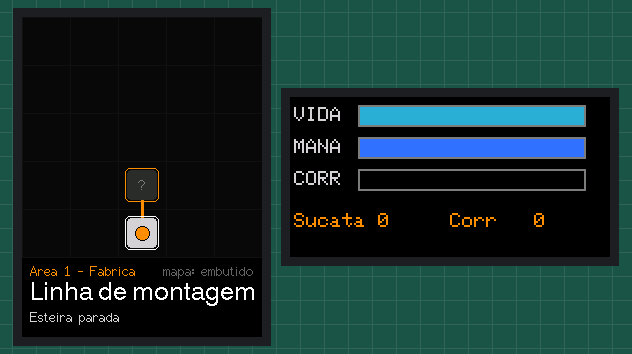
Bench run of a sketch on a simulated ESP32-S3. Parts: 240×320 colour display, 160×80 colour display. Storage starts empty; random numbers use the default seed unless the sketch sets one; what the sketch prints to the serial monitor is not drawn.

Above: at 1.4 s.

The sketch:

t4_mapa_v.ino
```cpp
// ============================================================================
// RUÍDO — uma MIXTAPE de terror
// TESTE 4 · MAPA DE SALAS COM NÉVOA (Placa V)
// Na Placa E continue usando o t3_placa_e.ino (ele já manda os botões e
// mostra no LCD o que a Placa V responder).
//
// Controles (Placa E):
//   CIMA / BAIXO / girar o encoder -> escolhe a saída
//   OK / apertar o encoder         -> anda pela saída escolhida
//   MENU                           -> +10 de Corrupção (teste da barra)
//   VOLTAR (segurar 2 s)           -> recomeça o mapa
//
// Mapa: lê /mapas/area1.json do SD. Sem SD, usa o mapa embutido abaixo.
// Arduino IDE: ESP32S3 Dev Module · Flash 16MB · PSRAM OPI
// Biblioteca: ArduinoJson (Benoit Blanchon), versão 7
// ============================================================================

#include <WiFi.h>
#include <esp_now.h>
#include <esp_wifi.h>
#include <SPI.h>
#include <SD.h>
#include <ArduinoJson.h>
#define LGFX_USE_V1
#include <LovyanGFX.hpp>

// --- MATRIZ DE PINOS DA PLACA V ---------------------------------------------
#define PINO_SCL   12
#define PINO_SDA   11
#define PINO_MISO  13
#define T20_CS     10
#define T20_DC      9
#define T20_RST     8
#define T20_BLK     7
#define T09_CS      6
#define T09_DC      5
#define T09_RST     4
#define SD_CS      14
#define LED_PLACA  48
#define SPI_FREQ_TELAS 27000000

#define CANAL_RADIO 1
uint8_t macPlacaE[] = {0xA4, 0xCB, 0x8F, 0xD3, 0x4F, 0x00};

// --- MENSAGEM (igual nas duas placas) ---------------------------------------
enum TipoMsg : uint8_t { MSG_PING = 1, MSG_BOTAO = 2, MSG_LCD = 3, MSG_CLIMA = 4 };
enum Botao   : uint8_t { B_MENU, B_CIMA, B_BAIXO, B_OK, B_VOLTAR, B_ENC_SW, B_ENC_GIRO };
enum Acao    : uint8_t { CLIQUE = 0, SEGUROU = 1 };

typedef struct __attribute__((packed)) {
  uint8_t  tipo;
  uint8_t  botao;
  uint8_t  acao;
  int8_t   giro;
  float    temperatura;
  float    umidade;
  char     linha1[17];
  char     linha2[17];
  uint32_t contador;
} Mensagem;

// --- MAPA EMBUTIDO (igual ao /mapas/area1.json) -----------------------------
const char MAPA_PADRAO[] PROGMEM = R"json(
{
  "area": 1,
  "nome": "Fabrica",
  "inicio": 0,
  "salas": [
    { "id": 0, "x": 2, "y": 4, "tipo": "inicio",  "nome": "Linha de montagem", "texto": "Esteira parada",   "saidas": { "n": 1 } },
    { "id": 1, "x": 2, "y": 3, "tipo": "vazio",   "nome": "Corredor de graxa", "texto": "Cheiro de oleo",   "saidas": { "s": 0, "o": 2, "l": 3, "n": 5 } },
    { "id": 2, "x": 1, "y": 3, "tipo": "inimigo", "nome": "Deposito",          "texto": "Rato-Fio a vista", "saidas": { "l": 1, "n": 4 } },
    { "id": 3, "x": 3, "y": 3, "tipo": "bau",     "nome": "Almoxarifado",      "texto": "Um bau velho",     "saidas": { "o": 1 } },
    { "id": 4, "x": 1, "y": 2, "tipo": "altar",   "nome": "Capela do turno",   "texto": "Altar de sucata",  "saidas": { "s": 2, "n": 6 } },
    { "id": 5, "x": 2, "y": 2, "tipo": "porta",   "nome": "Portao de carga",   "texto": "Portao aberto",    "saidas": { "s": 1, "n": 7 }, "tranca": true },
    { "id": 6, "x": 1, "y": 1, "tipo": "chave",   "nome": "Vestiario",         "texto": "Armario aberto",   "saidas": { "s": 4 } },
    { "id": 7, "x": 2, "y": 1, "tipo": "vazio",   "nome": "Esteira norte",     "texto": "Vozes ao norte..", "saidas": { "s": 5, "n": 8, "l": 9 } },
    { "id": 8, "x": 2, "y": 0, "tipo": "chefe",   "nome": "Sala da Esteira",   "texto": "ESTEIRA-MAE!",     "saidas": { "s": 7 } },
    { "id": 9, "x": 3, "y": 1, "tipo": "inimigo", "nome": "Prensas",           "texto": "Prensa Viva!",     "saidas": { "o": 7 } }
  ]
}
)json";

// --- TELA 2.0" ST7789 (240x320) ---------------------------------------------
class TelaGrande : public lgfx::LGFX_Device {
  lgfx::Panel_ST7789 _panel;
  lgfx::Bus_SPI      _bus;
  lgfx::Light_PWM    _luz;
public:
  TelaGrande() {
    { auto c = _bus.config();
      c.spi_host   = SPI2_HOST;
      c.spi_mode   = 0;
      c.freq_write = SPI_FREQ_TELAS;
      c.freq_read  = 16000000;
      c.spi_3wire  = false;
      c.use_lock   = true;
      c.dma_channel = SPI_DMA_CH_AUTO;
      c.pin_sclk = PINO_SCL;
      c.pin_mosi = PINO_SDA;
      c.pin_miso = PINO_MISO;
      c.pin_dc   = T20_DC;
      _bus.config(c);
      _panel.setBus(&_bus); }
    { auto c = _panel.config();
      c.pin_cs   = T20_CS;
      c.pin_rst  = T20_RST;
      c.pin_busy = -1;
      c.panel_width  = 240;
      c.panel_height = 320;
      c.offset_x = 0;
      c.offset_y = 0;
      c.readable   = false;
      c.invert     = true;    // IPS: se as cores saírem invertidas, troque para false
      c.rgb_order  = false;   // se vermelho e azul trocarem, troque para true
      c.bus_shared = true;    // divide o SPI com a outra tela e o SD
      _panel.config(c); }
    { auto c = _luz.config();
      c.pin_bl = T20_BLK;
      c.invert = false;
      c.freq   = 12000;
      c.pwm_channel = 7;
      _luz.config(c);
      _panel.setLight(&_luz); }
    setPanel(&_panel);
  }
};

// --- TELA 0.96" ST7735S (80x160) --------------------------------------------
class TelaPequena : public lgfx::LGFX_Device {
  lgfx::Panel_ST7735S _panel;
  lgfx::Bus_SPI       _bus;
public:
  TelaPequena() {
    { auto c = _bus.config();
      c.spi_host   = SPI2_HOST;
      c.spi_mode   = 0;
      c.freq_write = SPI_FREQ_TELAS;
      c.freq_read  = 16000000;
      c.spi_3wire  = false;
      c.use_lock   = true;
      c.dma_channel = SPI_DMA_CH_AUTO;
      c.pin_sclk = PINO_SCL;
      c.pin_mosi = PINO_SDA;
      c.pin_miso = PINO_MISO;
      c.pin_dc   = T09_DC;
      _bus.config(c);
      _panel.setBus(&_bus); }
    { auto c = _panel.config();
      c.pin_cs   = T09_CS;
      c.pin_rst  = T09_RST;
      c.pin_busy = -1;
      c.panel_width   = 80;
      c.panel_height  = 160;
      c.memory_width  = 132;
      c.memory_height = 162;
      c.offset_x = 24;        // valores do driver Adafruit MINI160x80; confira no t5_calibrar_telas
      c.offset_y = 0;
      c.readable   = false;
      c.invert     = false;
      c.rgb_order  = true;
      c.bus_shared = true;
      _panel.config(c); }
    setPanel(&_panel);
  }
};

TelaGrande  grande;
TelaPequena pequena;
LGFX_Sprite quadro(&grande);

// --- CORES (RGB565) -------------------------------------------------------------
#define COR_LARANJA   0xFC60   // MIXTAPE #FF9800
#define COR_NEVOA     0x2965   // sala vista mas não visitada
#define COR_CORREDOR  0x52AA
#define COR_FUNDO     0x0841

// --- ESTRUTURA DO MAPA ---------------------------------------------------------
#define MAX_SALAS 32
enum Dir : uint8_t { D_OESTE, D_NORTE, D_LESTE, D_SUL };   // ordem das saídas no LCD
const char SIMBOLO[4] = { '<', '^', '>', 'v' };
const char* CHAVE_DIR[4] = { "o", "n", "l", "s" };

struct Sala {
  int8_t x, y;
  char tipo[10];
  char nome[24];
  char texto[17];
  int8_t saida[4];           // id da sala vizinha ou -1
  bool tranca;
  bool visitada;
  bool resolvida;            // baú aberto, chave pega, etc.
};
Sala salas[MAX_SALAS];
uint8_t qtdSalas = 0;
char nomeArea[24] = "";
int8_t salaAtual = 0, salaInicio = 0;
uint8_t saidaEscolhida = 0;  // índice dentro da lista de saídas existentes

// --- JOGADOR (valores de teste) -------------------------------------------------
int vida = 40, vidaMax = 40, mana = 10, manaMax = 10, corrupcao = 0, sucata = 0;
bool temChave = false;
char evento[17] = "";        // linha 2 do LCD

bool sdOk = false;
bool mapaDoSd = false;

// --- RÁDIO ---------------------------------------------------------------------
#define TAM_FILA 16
Mensagem fila[TAM_FILA];
volatile uint8_t filaIni = 0, filaFim = 0;
portMUX_TYPE trava = portMUX_INITIALIZER_UNLOCKED;
volatile uint32_t ultimoContatoE = 0;

void ledPlaca(uint8_t r, uint8_t g, uint8_t b) { rgbLedWrite(LED_PLACA, r, g, b); }

#if ESP_IDF_VERSION >= ESP_IDF_VERSION_VAL(5, 5, 0)
void aoEnviar(const esp_now_send_info_t* info, esp_now_send_status_t status) {}
#else
void aoEnviar(const uint8_t* mac, esp_now_send_status_t status) {}
#endif

void aoReceber(const esp_now_recv_info_t* info, const uint8_t* dados, int tam) {
  if (tam != sizeof(Mensagem) || memcmp(info->src_addr, macPlacaE, 6) != 0) return;
  ultimoContatoE = millis();
  portENTER_CRITICAL(&trava);
  uint8_t prox = (filaFim + 1) % TAM_FILA;
  if (prox != filaIni) { memcpy(&fila[filaFim], dados, sizeof(Mensagem)); filaFim = prox; }
  portEXIT_CRITICAL(&trava);
}

bool pegarDaFila(Mensagem& m) {
  bool tem = false;
  portENTER_CRITICAL(&trava);
  if (filaIni != filaFim) { memcpy(&m, &fila[filaIni], sizeof(Mensagem)); filaIni = (filaIni + 1) % TAM_FILA; tem = true; }
  portEXIT_CRITICAL(&trava);
  return tem;
}

void enviarParaE(uint8_t tipo, const char* l1 = "", const char* l2 = "") {
  Mensagem m = {};
  m.tipo = tipo;
  strncpy(m.linha1, l1, 16);
  strncpy(m.linha2, l2, 16);
  esp_now_send(macPlacaE, (uint8_t*)&m, sizeof(Mensagem));
}

bool iniciarRadio() {
  WiFi.mode(WIFI_STA);
  WiFi.disconnect();
  esp_wifi_set_channel(CANAL_RADIO, WIFI_SECOND_CHAN_NONE);
  if (esp_now_init() != ESP_OK) return false;
  esp_now_register_send_cb(aoEnviar);
  esp_now_register_recv_cb(aoReceber);
  esp_now_peer_info_t peer = {};
  memcpy(peer.peer_addr, macPlacaE, 6);
  peer.channel = CANAL_RADIO;
  peer.encrypt = false;
  return esp_now_add_peer(&peer) == ESP_OK;
}

// --- CARREGAR O MAPA -----------------------------------------------------------
bool lerMapa(JsonDocument& doc) {
  qtdSalas = 0;
  strlcpy(nomeArea, doc["nome"] | "Area", sizeof(nomeArea));
  salaInicio = doc["inicio"] | 0;
  for (JsonObject s : doc["salas"].as<JsonArray>()) {
    int id = s["id"] | -1;
    if (id < 0 || id >= MAX_SALAS) continue;
    Sala& sala = salas[id];
    sala.x = s["x"] | 0;
    sala.y = s["y"] | 0;
    strlcpy(sala.tipo,  s["tipo"]  | "vazio", sizeof(sala.tipo));
    strlcpy(sala.nome,  s["nome"]  | "",      sizeof(sala.nome));
    strlcpy(sala.texto, s["texto"] | "",      sizeof(sala.texto));
    for (int d = 0; d < 4; d++) sala.saida[d] = s["saidas"][CHAVE_DIR[d]] | -1;
    sala.tranca = s["tranca"] | false;
    sala.visitada = false;
    sala.resolvida = false;
    if (id + 1 > qtdSalas) qtdSalas = id + 1;
  }
  return qtdSalas > 0;
}

void carregarMapa() {
  JsonDocument doc;
  mapaDoSd = false;
  if (sdOk && SD.exists("/mapas/area1.json")) {
    File f = SD.open("/mapas/area1.json");
    DeserializationError erro = deserializeJson(doc, f);
    f.close();
    if (!erro && lerMapa(doc)) { mapaDoSd = true; Serial.println("[MAPA] /mapas/area1.json do SD"); return; }
    Serial.printf("[MAPA] Erro no JSON do SD: %s -> usando o mapa embutido\n", erro.c_str());
  }
  deserializeJson(doc, MAPA_PADRAO);
  lerMapa(doc);
  Serial.println("[MAPA] Mapa embutido");
}

// --- LÓGICA --------------------------------------------------------------------
uint8_t listarSaidas(uint8_t dirs[4]) {
  uint8_t n = 0;
  for (uint8_t d = 0; d < 4; d++) if (salas[salaAtual].saida[d] >= 0) dirs[n++] = d;
  return n;
}

bool salaVista(uint8_t id) {           // visitada ou vizinha de uma visitada
  if (salas[id].visitada) return true;
  for (uint8_t i = 0; i < qtdSalas; i++)
    if (salas[i].visitada)
      for (uint8_t d = 0; d < 4; d++) if (salas[i].saida[d] == id) return true;
  return false;
}

void entrarNaSala(int8_t id) {
  Sala& s = salas[id];
  bool primeira = !s.visitada;
  salaAtual = id;
  s.visitada = true;
  saidaEscolhida = 0;
  strlcpy(evento, s.texto, sizeof(evento));

  if (!strcmp(s.tipo, "bau") && !s.resolvida) { s.resolvida = true; sucata += 10; strlcpy(evento, "Bau: +10 Sucata", sizeof(evento)); }
  else if (!strcmp(s.tipo, "chave") && !s.resolvida) { s.resolvida = true; temChave = true; strlcpy(evento, "Pegou a chave!", sizeof(evento)); }
  else if (!strcmp(s.tipo, "altar")) { vida = vidaMax; mana = manaMax; strlcpy(evento, "Vida/mana cheias", sizeof(evento)); }
  else if (!strcmp(s.tipo, "porta") && primeira) { strlcpy(evento, "Chave usada!", sizeof(evento)); }
  else if (!strcmp(s.tipo, "inimigo") && !s.resolvida) { /* batalha: etapa 5 */ }

  Serial.printf("[SALA %d] %s | %s\n", id, s.nome, evento);
}

void tentarAndar() {
  uint8_t dirs[4];
  uint8_t n = listarSaidas(dirs);
  if (!n) return;
  int8_t destino = salas[salaAtual].saida[dirs[saidaEscolhida % n]];
  Sala& d = salas[destino];
  if (d.tranca && !d.visitada && !temChave) { strlcpy(evento, "Porta trancada!", sizeof(evento)); return; }
  entrarNaSala(destino);
}

void recomecar() {
  for (uint8_t i = 0; i < qtdSalas; i++) { salas[i].visitada = false; salas[i].resolvida = false; }
  vida = vidaMax; mana = manaMax; corrupcao = 0; sucata = 0; temChave = false;
  entrarNaSala(salaInicio);
}

// --- TEXTO DO LCD -----------------------------------------------------------------
void montarLcd(char* l1, char* l2) {
  uint8_t dirs[4];
  uint8_t n = listarSaidas(dirs);
  char* p = l1;
  for (uint8_t i = 0; i < n; i++) {
    bool sel = (i == saidaEscolhida % n);
    *p++ = sel ? '[' : ' ';
    *p++ = SIMBOLO[dirs[i]];
    *p++ = sel ? ']' : ' ';
  }
  *p = 0;
  strlcpy(l2, evento, 17);
}

void enviarLcd() {
  char l1[17], l2[17];
  montarLcd(l1, l2);
  enviarParaE(MSG_LCD, l1, l2);
}

// --- DESENHO: TELA GRANDE (MAPA) ---------------------------------------------------
uint16_t corDoTipo(const Sala& s) {
  if (!strcmp(s.tipo, "inicio"))  return TFT_LIGHTGREY;
  if (!strcmp(s.tipo, "inimigo")) return 0xB104;          // vermelho ferrugem
  if (!strcmp(s.tipo, "bau"))     return s.resolvida ? 0x6B4D : 0xDDA0;
  if (!strcmp(s.tipo, "altar"))   return 0x2D7A;          // verde-água
  if (!strcmp(s.tipo, "chave"))   return s.resolvida ? 0x6B4D : TFT_YELLOW;
  if (!strcmp(s.tipo, "porta"))   return 0x9A60;          // marrom
  if (!strcmp(s.tipo, "chefe"))   return 0x780F;          // roxo
  return 0x4A69;                                          // vazio
}

int px(int8_t x) { return 24 + x * 48; }
int py(int8_t y) { return 24 + y * 48; }

void desenharMapa() {
  quadro.fillScreen(TFT_BLACK);
  quadro.fillRect(0, 0, 240, 240, COR_FUNDO);
  for (int i = 0; i <= 240; i += 48) {                     // grade discreta
    quadro.drawFastVLine(i, 0, 240, 0x1082);
    quadro.drawFastHLine(0, i, 240, 0x1082);
  }

  uint8_t dirs[4];
  uint8_t n = listarSaidas(dirs);
  int8_t destinoSel = n ? salas[salaAtual].saida[dirs[saidaEscolhida % n]] : -1;

  // corredores (só entre salas que o jogador já enxerga)
  for (uint8_t i = 0; i < qtdSalas; i++) {
    if (!salaVista(i)) continue;
    for (uint8_t d = 0; d < 4; d++) {
      int8_t j = salas[i].saida[d];
      if (j < 0 || j < i || !salaVista(j)) continue;
      bool sel = (i == salaAtual && j == destinoSel) || (j == salaAtual && i == destinoSel);
      uint16_t cor = sel ? COR_LARANJA : COR_CORREDOR;
      int x1 = px(salas[i].x), y1 = py(salas[i].y), x2 = px(salas[j].x), y2 = py(salas[j].y);
      quadro.drawLine(x1, y1, x2, y2, cor);
      if (x1 == x2) { quadro.drawLine(x1 - 1, y1, x2 - 1, y2, cor); quadro.drawLine(x1 + 1, y1, x2 + 1, y2, cor); }
      else          { quadro.drawLine(x1, y1 - 1, x2, y2 - 1, cor); quadro.drawLine(x1, y1 + 1, x2, y2 + 1, cor); }
    }
  }

  // salas
  quadro.setFont(&fonts::Font2);
  quadro.setTextDatum(middle_center);
  for (uint8_t i = 0; i < qtdSalas; i++) {
    if (!salaVista(i)) continue;                          // névoa total: nem aparece
    int cx = px(salas[i].x), cy = py(salas[i].y);
    if (salas[i].visitada) {
      quadro.fillRoundRect(cx - 15, cy - 15, 30, 30, 4, corDoTipo(salas[i]));
    } else {
      quadro.fillRoundRect(cx - 15, cy - 15, 30, 30, 4, COR_NEVOA);
      quadro.setTextColor(0x7BEF);
      quadro.drawString("?", cx, cy);
    }
    if (i == destinoSel) quadro.drawRoundRect(cx - 17, cy - 17, 34, 34, 5, COR_LARANJA);
    if (i == salaAtual) {                                 // o herói
      quadro.drawRoundRect(cx - 17, cy - 17, 34, 34, 5, TFT_WHITE);
      quadro.fillCircle(cx, cy, 7, COR_LARANJA);
      quadro.drawCircle(cx, cy, 7, TFT_BLACK);
    }
  }

  // painel de baixo
  Sala& s = salas[salaAtual];
  quadro.setTextDatum(top_left);
  quadro.setFont(&fonts::Font2);
  quadro.setTextColor(COR_LARANJA);
  char linha[40];
  snprintf(linha, sizeof(linha), "Area 1 - %s", nomeArea);
  quadro.drawString(linha, 8, 246);
  quadro.setFont(&fonts::Font4);
  quadro.setTextColor(TFT_WHITE);
  quadro.drawString(s.nome, 8, 264);
  quadro.setFont(&fonts::Font2);
  quadro.setTextColor(TFT_LIGHTGREY);
  quadro.drawString(evento, 8, 292);
  quadro.setTextDatum(top_right);
  quadro.setTextColor(0x632C);
  quadro.drawString(mapaDoSd ? "mapa: SD" : "mapa: embutido", 232, 246);
  if (temChave) { quadro.setTextColor(TFT_YELLOW); quadro.drawString("chave", 232, 292); }

  quadro.pushSprite(0, 0);
}

// --- DESENHO: TELA PEQUENA (STATUS) -------------------------------------------------
uint16_t corCorrupcao() {
  if (corrupcao >= 67) return 0x8800;    // vermelho sangue
  if (corrupcao >= 34) return 0xB208;    // ferrugem
  return 0x8410;                         // cinza
}

void barra(int y, const char* rotulo, int valor, int maximo, uint16_t cor, bool chiado) {
  pequena.setTextColor(TFT_LIGHTGREY, TFT_BLACK);
  pequena.setFont(&fonts::Font0);
  pequena.setTextDatum(middle_left);
  pequena.drawString(rotulo, 2, y + 5);
  int largura = 112;
  int cheio = maximo > 0 ? (valor * largura) / maximo : 0;
  pequena.drawRect(34, y, largura + 2, 11, TFT_DARKGREY);
  pequena.fillRect(35, y + 1, cheio, 9, cor);
  pequena.fillRect(35 + cheio, y + 1, largura - cheio, 9, TFT_BLACK);
  if (chiado)                                           // estática na barra de Corrupção
    for (int k = 0; k < 10; k++) pequena.drawPixel(35 + random(cheio > 0 ? cheio : 1), y + 1 + random(9), TFT_WHITE);
}

void desenharStatus() {
  barra(4,  "VIDA", vida, vidaMax, 0x2D7A, false);
  barra(20, "MANA", mana, manaMax, 0x339F, false);
  barra(36, "CORR", corrupcao, 100, corCorrupcao(), corrupcao >= 67);
  pequena.setTextDatum(middle_left);
  pequena.setTextColor(COR_LARANJA, TFT_BLACK);
  char linha[28];
  snprintf(linha, sizeof(linha), "Sucata %-4d  Corr %3d  ", sucata, corrupcao);
  pequena.drawString(linha, 2, 62);
}

// ----------------------------------------------------------------------------
void setup() {
  Serial.begin(115200);
  delay(800);
  ledPlaca(0, 0, 40);

  grande.init(); grande.setRotation(0); grande.setBrightness(200);
  pequena.init(); pequena.setRotation(1); pequena.fillScreen(TFT_BLACK);
  quadro.setPsram(true); quadro.setColorDepth(16); quadro.createSprite(240, 320);

  SPI.begin(PINO_SCL, PINO_MISO, PINO_SDA, SD_CS);
  sdOk = SD.begin(SD_CS, SPI, 20000000);
  Serial.printf("[SD] %s\n", sdOk ? "OK" : "não montou");

  carregarMapa();
  recomecar();

  bool ok = iniciarRadio();
  Serial.printf("[RADIO] ESP-NOW %s\n", ok ? "OK" : "FALHOU");
  desenharMapa();
  desenharStatus();
  ledPlaca(40, 0, 0);
}

void loop() {
  uint32_t agora = millis();
  bool mudou = false;

  Mensagem m;
  while (pegarDaFila(m)) {
    if (m.tipo != MSG_BOTAO) continue;
    uint8_t dirs[4];
    uint8_t n = listarSaidas(dirs);
    switch (m.botao) {
      case B_CIMA:     if (n) saidaEscolhida = (saidaEscolhida + n - 1) % n; break;
      case B_BAIXO:    if (n) saidaEscolhida = (saidaEscolhida + 1) % n; break;
      case B_ENC_GIRO: if (n) saidaEscolhida = (saidaEscolhida + n + (m.giro > 0 ? 1 : -1)) % n; break;
      case B_OK:
      case B_ENC_SW:   if (m.acao == CLIQUE) tentarAndar(); break;
      case B_MENU:     if (m.acao == CLIQUE) { corrupcao = min(100, corrupcao + 10); snprintf(evento, sizeof(evento), "Corrupcao %d", corrupcao); } break;
      case B_VOLTAR:   if (m.acao == SEGUROU) { recomecar(); strlcpy(evento, "Mapa reiniciado", sizeof(evento)); } break;
    }
    mudou = true;
  }

  // ping + status da conexão
  static uint32_t ultimoPing = 0;
  if (agora - ultimoPing >= 1000) { ultimoPing = agora; enviarParaE(MSG_PING); }
  static bool conectadoAntes = false;
  bool conectado = ultimoContatoE && (agora - ultimoContatoE < 3000);
  if (conectado != conectadoAntes) {
    conectadoAntes = conectado;
    ledPlaca(conectado ? 0 : 40, conectado ? 40 : 0, 0);
    Serial.println(conectado ? "== Placa E CONECTADA ==" : "== Placa E SEM SINAL ==");
    if (conectado) mudou = true;            // manda o LCD atual assim que conectar
  }

  if (mudou) {
    desenharMapa();
    desenharStatus();
    enviarLcd();
  }

  // a barra de Corrupção "chia" sozinha quando está alta
  static uint32_t ultimoChiado = 0;
  if (corrupcao >= 67 && agora - ultimoChiado >= 150) { ultimoChiado = agora; desenharStatus(); }
}
```
